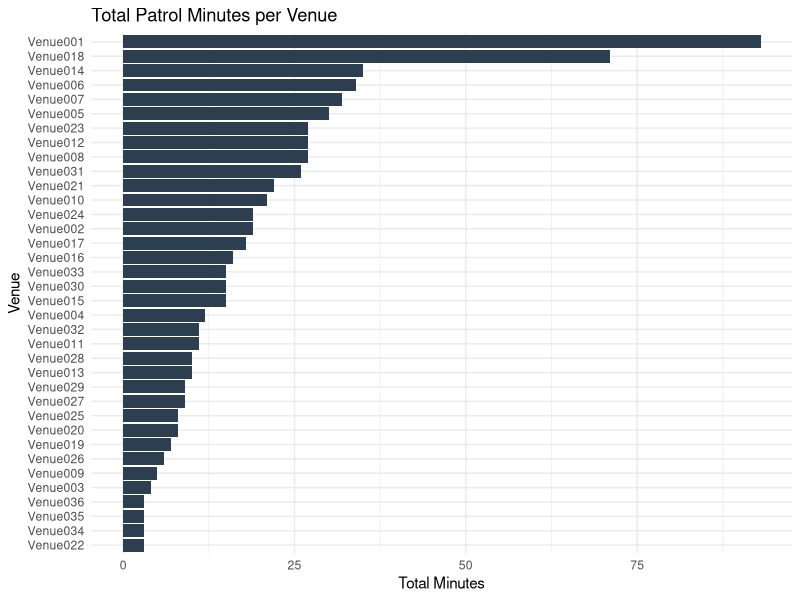
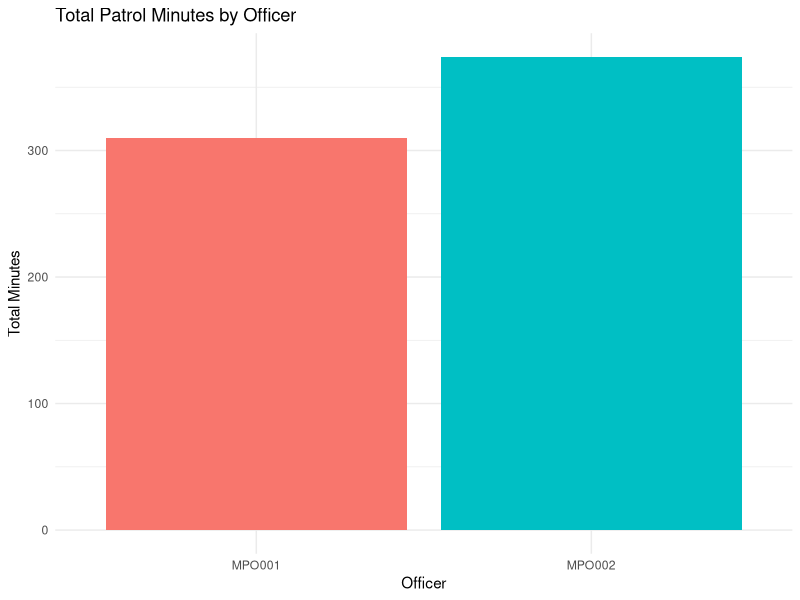
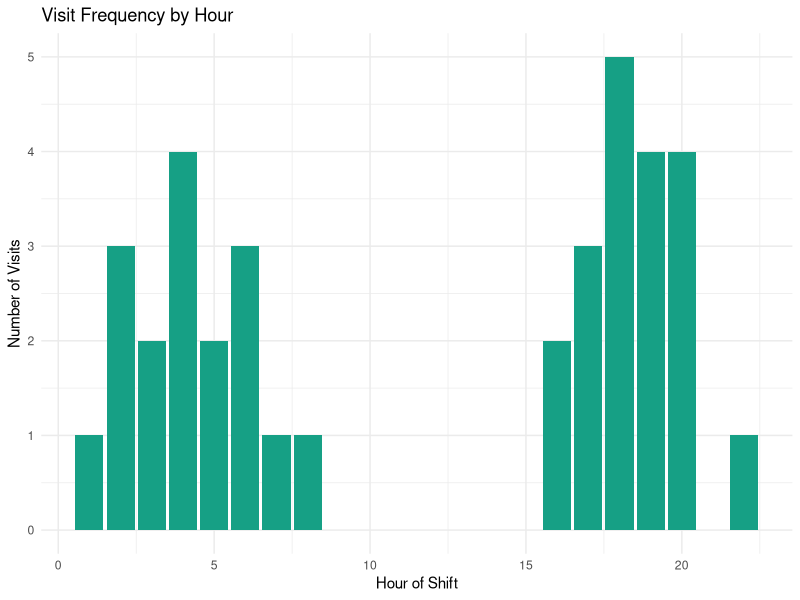
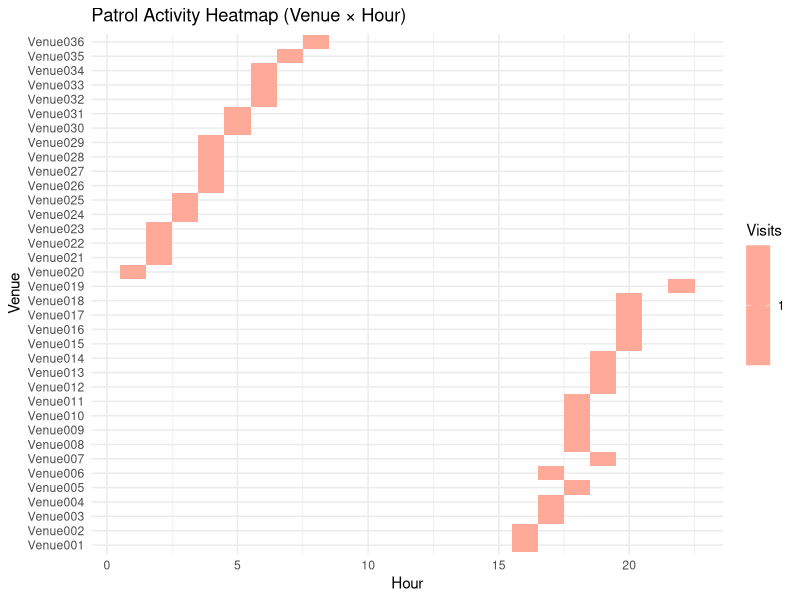

Write the R code that produced these figures, in order.
# ============================================================
# 03_visuals.R — Operational Visualisations
# Input : outputs/tables/jan01_cleaned.csv
# Output: outputs/figures/*.png
# ============================================================

library(tidyverse)

# ---------- LOAD CLEAN DATA ----------
df <- read_csv("outputs/tables/jan01_cleaned.csv")

# ---------- CREATE FIGURE FOLDER ----------
dir.create("outputs/figures", showWarnings = FALSE)

# ============================================================
# 1️⃣ TOTAL MINUTES PER VENUE
# ============================================================

p1 <- df %>%
  group_by(venue) %>%
  summarise(total_minutes = sum(duration_minutes)) %>%
  arrange(desc(total_minutes)) %>%
  ggplot(aes(x = reorder(venue, total_minutes), y = total_minutes)) +
  geom_col(fill = "#2C3E50") +
  coord_flip() +
  labs(
    title = "Total Patrol Minutes per Venue",
    x = "Venue",
    y = "Total Minutes"
  ) +
  theme_minimal()

ggsave("outputs/figures/01_total_minutes_per_venue.png", p1, width = 9, height = 6)


# ============================================================
# 2️⃣ OFFICER WORKLOAD COMPARISON
# ============================================================

p2 <- df %>%
  group_by(mpo_name) %>%
  summarise(total_minutes = sum(duration_minutes)) %>%
  ggplot(aes(x = mpo_name, y = total_minutes, fill = mpo_name)) +
  geom_col() +
  labs(
    title = "Total Patrol Minutes by Officer",
    x = "Officer",
    y = "Total Minutes"
  ) +
  theme_minimal() +
  theme(legend.position = "none")

ggsave("outputs/figures/02_officer_workload.png", p2, width = 8, height = 5)


# ============================================================
# 3️⃣ VISITS BY HOUR
# ============================================================

p3 <- ggplot(df, aes(x = hour)) +
  geom_bar(fill = "#16A085") +
  labs(
    title = "Visit Frequency by Hour",
    x = "Hour of Shift",
    y = "Number of Visits"
  ) +
  theme_minimal()

ggsave("outputs/figures/03_visits_by_hour.png", p3, width = 8, height = 5)


# ============================================================
# 4️⃣ HEATMAP: VENUE × HOUR (ADVANCED LOOK)
# ============================================================

p4 <- df %>%
  group_by(venue, hour) %>%
  summarise(visits = n(), .groups = "drop") %>%
  ggplot(aes(x = hour, y = venue, fill = visits)) +
  geom_tile() +
  scale_fill_gradient(low = "white", high = "#E74C3C") +
  labs(
    title = "Patrol Activity Heatmap (Venue × Hour)",
    x = "Hour",
    y = "Venue",
    fill = "Visits"
  ) +
  theme_minimal()

ggsave("outputs/figures/04_heatmap_venue_hour.png", p4, width = 10, height = 6)

cat("✅ Visualisations saved in outputs/figures/\n")
